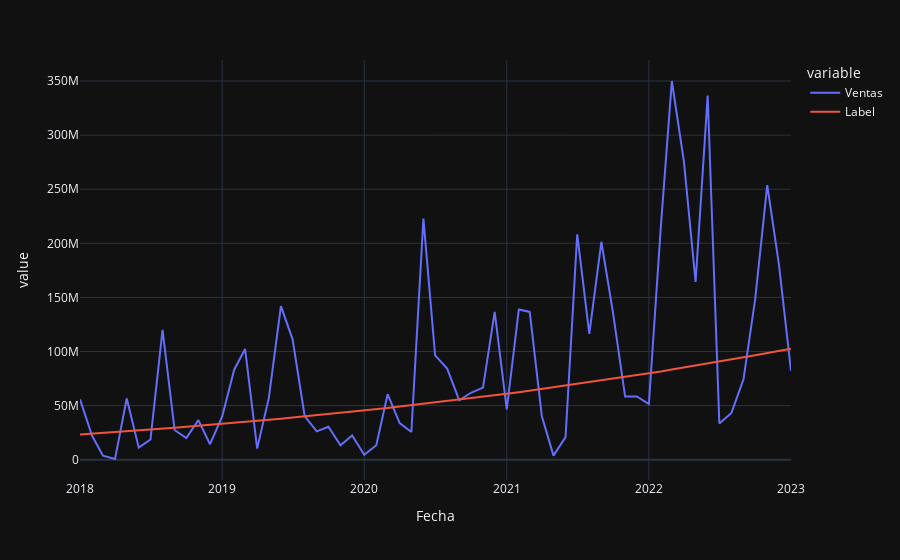

The notebook cell this image was saved under:
### Code cell
# generate predictions on the original dataset
predictions = predict_model(best, data=df_SQL)

# add a date column in the dataset
predictions['Fecha'] = pd.date_range(start='2018-01-01', end = '2023-1-1', freq = 'MS')

# line plot
fig = px.line(predictions, x='Fecha', y=["Ventas", "Label"], template = 'plotly_dark')

# add a vertical rectange for test-set separation
# fig.add_vrect(x0="2018-01-01", x1="2021-8-01", fillcolor="grey", opacity=0.25, line_width=0)
fig.show()
